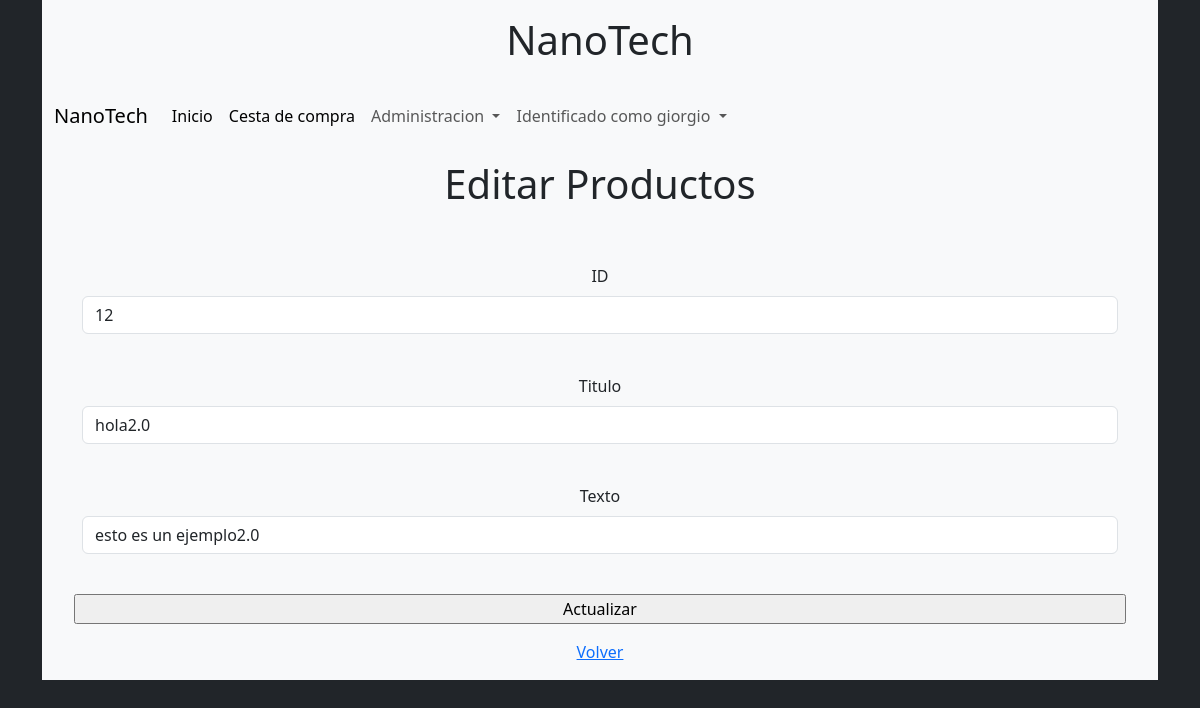
/hojaEdit/12 (signed in), run on the app's committed database.
### gestion/models.py (models this page shows, shortened)
class Postit(models.Model):
    id = models.AutoField(primary_key=True)
    titulo = models.CharField(max_length=50)
    detalles = models.CharField(blank=True, null=True, max_length=3000)

### gestion/views.py (the view)
# urls.py: path('hojaEdit/<int:pk>',views.hojaEdit, name='hojaEdit'),
@login_required(login_url='login')
@user_passes_test(is_admin)
def hojaEdit(request,pk):
    print("Hola estoy en productosEdit", pk)
    posit = Postit.objects.get(id=pk)
    context={'postit' :posit}
    return render(request,'hojaEdit.html',context)

### carro/context_processor.py (called while the page is built)
def importe_total_carro(request):
    total = 0
    if 'carro' in request.session:
        carro = request.session['carro']
        for value in carro.values():
            cantidad = int(value.get('cantidad'))
            precio = int(value.get('precio'))
            total += precio * cantidad
    return {'importe_total_carro': total}

### gestion/views.py (called while the page is built)
def is_admin(user):
    return user.is_superuser

### gestion/templates/hojaEdit.html (shortened to what this page needs)
{% extends "base.html" %}
    {% block content %}
    <div>
        <h1 class="text-center">Editar Productos</h1> <br><br>
        <div class="container bg-light">
            <div class="container">
                <form class="row g-3" action="{%url 'ver_libreta' %}" method="POST" enctype="multipart/form-data">
                    <div>
                        <label class="form-label">ID</label>
                        <input class="form-control" type="text" name="id" value="{{postit.id}}" readonly> <br>
                    </div>
                    <div>
                        <label class="form-label">Titulo</label>
                        <input class="form-control" type="text" name="nombrep" value="{{postit.titulo}}">  <br>
                    </div>
                    <div>
                        <label class="form-label">Texto</label>
                        <input class="form-control" type="textarea" name="detallesp" value="{{postit.detalles}}">  <br>
                    </div>
                    <input type="submit" name="opcion" value="Actualizar">
                    <a href="{%url 'ver_libreta' %}"> Volver </a>
                </form>
            </div>
        </div>
    </div>
    {%endblock%}

### gestion/templates/nav/navbar.html (shortened to what this page needs)
<html>
<body>
    <nav class="navbar navbar-expand-lg bg-body-tertiary">
        <div class="container-fluid">
          <a class="navbar-brand" href="#">NanoTech</a>
          <div class="collapse navbar-collapse" id="navbarNavDropdown">
            <ul class="navbar-nav">
              {% if user.is_superuser %}
              <li class="nav-item">
                <a class="nav-link active" aria-current="page" href="{%url 'index'%}">Inicio</a>
              </li>
              <li class="nav-item">
                <a class="nav-link active" aria-current="page" href="{%url 'carro'%}">Cesta de compra</a>
              </li>
              <li class="nav-item dropdown">
                <a class="nav-link dropdown-toggle" href="#" role="button" data-bs-toggle="dropdown" aria-expanded="false">
                  Administracion
                </a>
              </li>
              <li class="nav-item dropdown">
                <a class="nav-link dropdown-toggle" href="#" role="button" data-bs-toggle="dropdown" aria-expanded="false">
                    Identificado como {{user.username}}
                </a>
                {%endif%}
              </li>
            </ul>
          </div>
        </div>
      </nav>
</body>
</html>

### data on the page
Postit: id "12", nombrep "hola2.0", detallesp "esto es un ejemplo2.0"

### other printed values
{{ user.username }} "giorgio"
